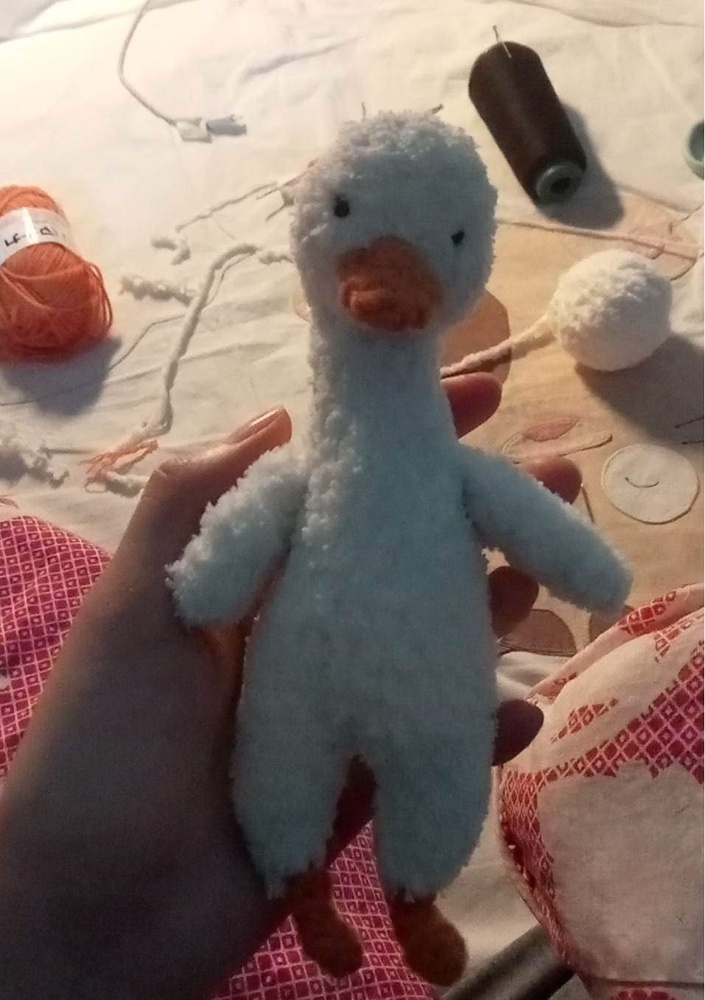
#> input picture Learn-OpenCV/Rot_Trans-img/input/test.jpg, 705 x 1000 px, shrunk from 954 x 1353 before the run, found by its file name
$ python Rot_Trans-img.py
#> lines starting #> are read from the running program, lines starting #| are printed output that depends on the picture
import cv2

#rot-img
image = cv2.imread("D:/Github/Opencv/Learn-OpenCV/Rot_Trans-img/input/test.jpg")
#> image is the input picture: shape (1000, 705, 3); mean B, G, R 104.5, 113.2, 134

height, width = image.shape[:2]
#> height = 1000; width = 705
print(height, width)
#| 1000 705

center = (width/2, height/2)
#> center = (352.5, 500)
print(center)
#| (352.5, 500.0)

# lấy ma trận xoay bằng cv2.getRotationMatrix2D()
rotate_matrix = cv2.getRotationMatrix2D(center= center, angle= 60, scale= 1)
# hàm cv2.getRotationMatrix2D(center, angle, scale)
# với:
# center: tâm quay của ảnh đầu vào
# angle: góc quay, angle > 0 => xoay theo chiều ngược chiều kim đồng hồ
# scale: hệ số tỉ lệ

# lấy hình ảnh xoay bằng cv2.warpAffine()
rotate_image = cv2.warpAffine(src= image, M= rotate_matrix, dsize=(width, height))
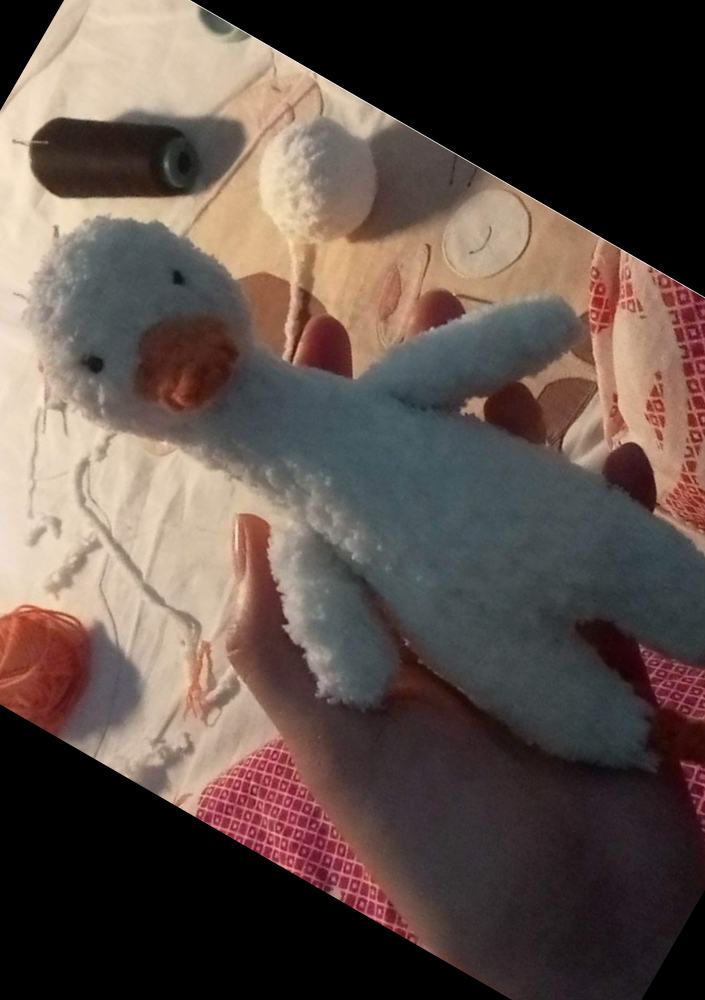
#> rotate_image: shape (1000, 705, 3); mean B, G, R 73.5, 79.7, 94.3

# warpAffine(src, M, dsize[, dst[, flags[, borderMode[, borderValue]]]])
# src = ảnh nguồn
# M: ma trận biến đỏio
# dsize: kích thước ảnh đầu ra
# dts: hình ảnh đầu ra
# flags:kết hợp các phương thức nội suy như
# INTER_LINEAR hoặc UNTER_NEAREST
# borderMode: phương pháp ngoại suy pixel
# borderValue giá trị ssuowcj sử dụng trong trường hợp đường
# viền không đổi, có giá trị mặc định là 0
# ?????????????

cv2.imwrite("output/rot-image.jpg", rotate_image)

#trans-img
import numpy as np
# Tạo ma trận dịch
tx, ty = width / 4, height / 4
#> tx = 176.2; ty = 250

translation_matrix = np.array([
    [1, 0, tx],
    [0, 1, ty]
], dtype= np.float32)
#> translation_matrix = [[1, 0, 176.2], [0, 1, 250]]

#sử dụng cv2.warpAffine() để dịch
translation_image = cv2.warpAffine(src=image, M=translation_matrix, dsize=(width, height))
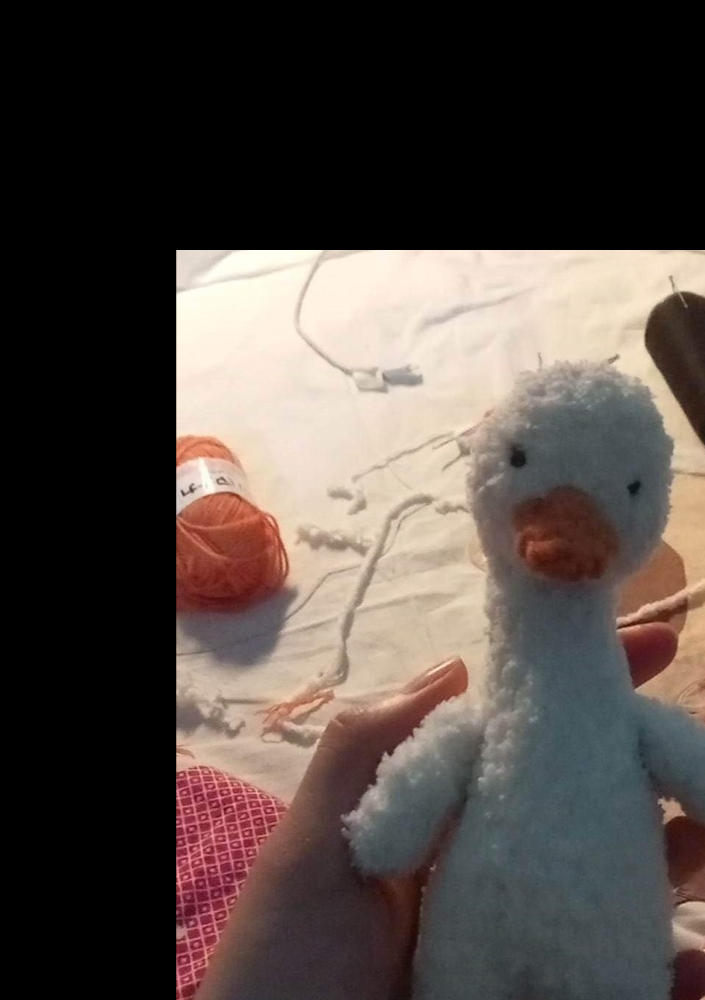
#> translation_image: shape (1000, 705, 3); mean B, G, R 68.6, 73.5, 83.4

cv2.imwrite("output/tran-image.jpg", translation_image)
